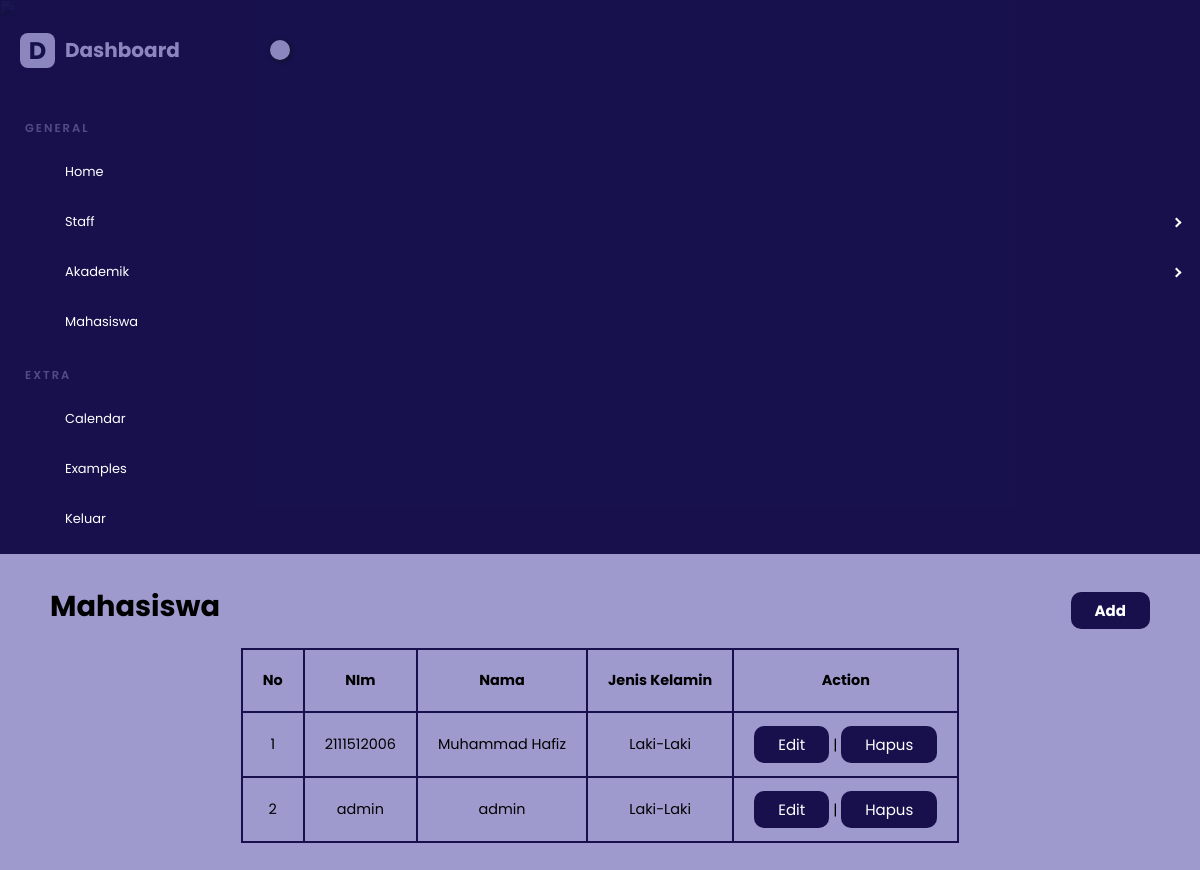
Page /admin/mahasiswa.php (signed in) on the committed database.
### tables this page shows
CREATE TABLE `mhs` (
  `nim` char(10) NOT NULL,
  `nama` varchar(40) DEFAULT NULL,
  `kelamin` char(1) DEFAULT NULL,
  `password` varchar(255) NOT NULL,
  `user_type` char(5) NOT NULL,
  `id_sms` char(2) NOT NULL,
  `nip` char(18) DEFAULT NULL,
  `nilai_semester_sebelumnya` varchar(4) NOT NULL,
  `gambar` mediumblob NOT NULL
);

### admin/mahasiswa.php (the view, shortened to what this page needs)
<?php
include "../functions.php";
?>
<!DOCTYPE html>
<html lang="en">
<head>
    <link rel='stylesheet' href='https://cdn.jsdelivr.net/npm/remixicon@3.3.0/fonts/remixicon.css'>
    <link rel='stylesheet' href='https://unpkg.com/css-pro-layout@1.1.0/dist/css/css-pro-layout.css'>
    <link rel="stylesheet" href="./style.css">
</head>
<body>
    <div class="layout has-sidebar fixed-sidebar fixed-header">
        <?php include 'navbar.php'; ?>
        <div class="layout">
            <main class="content">
                <div class="container">
                    <div>
                        <h1>Mahasiswa</h1>
                    </div>
                    <div>
                        <h1><a href="tambah-mhs.php" class=""><i class="ri-add-fill"></i> Add</a></h1>
                    </div>
                </div>
                <div class="container2">
                    <table class="table" cellpadding="5" cellspacing="0">
                        <thead>
                            <tr>
                                <th>No</th>
                                <th>NIm</th>
                                <th>Nama</th>
                                <th>Jenis Kelamin</th>
                                <th>Action</th>
                            </tr>
                        </thead>
                        <tbody>
                            <?php
                                $i = 1;
                                $sqlSelect = "SELECT * FROM mhs";
                                $result = mysqli_query($conn,$sqlSelect);
                                while($data = mysqli_fetch_array($result)){
                                ?>
                            <tr>
                                <td><?= $i; ?></td>
                                <td><?= $data["nim"]; ?></td>
                                <td><?= $data["nama"]; ?></td>
                                <td><?php if($data["kelamin"] === "L" ) {
                                    echo "Laki-Laki";
                                    } else { echo "Perempuan"; }; ?></td>
                                <td><a href="ubah-mhs.php?nim=<?= $data["nim"]; ?>" class="">Edit</a> | <a
                                        href="hapus-mhs.php?nim=<?= $data["nim"]; ?>" class=""
                                        onclick="return confirm('ingin menghapus <?= $data['nama']; ?> ?');">Hapus</a>
                                </td>
                            </tr>
                            <?php $i++; ?>
                            <?php } ?>
                        </tbody>
                    </table>
                </div>
                <br />
            </main>
        </div>
    </div>
</body>
</html>

### admin/style.css (style rules this page uses)
:root { --primary: #0d0744ee; --sec: #9791caea; --bg: #010101; }
.layout { z-index: 1; }
.layout .content { padding: 12px 50px; display: flex; flex-direction: column; }
* { box-sizing: border-box; }
body { margin: 0; height: 100vh; font-family: "Poppins", sans-serif; background-color: var(--sec); font-size: 0.9rem; }
a { text-decoration: none; }
.container { display: flex; justify-content: space-between; }
.container2 { margin-left: auto; margin-right: auto; }
.container a, .container2 a { background-color: var(--primary); border-radius: 10px; padding-left: 1.5rem; padding-right: 1.5rem; padding-top: 0.5rem; padding-bottom: 0.5rem; font-size: 15px; }
.container a, .container2 a { color: #fff; }
table td, table th { vertical-align: middle; text-align: center; padding: 20px !important; border: 1px solid var(--primary); }
table { border: 1px solid var(--primary); }

### rows in the picture
mhs: nim "2111512006", nama "Muhammad Hafiz", kelamin "Laki-Laki"
mhs: nim "admin", nama "admin", kelamin "Laki-Laki"
